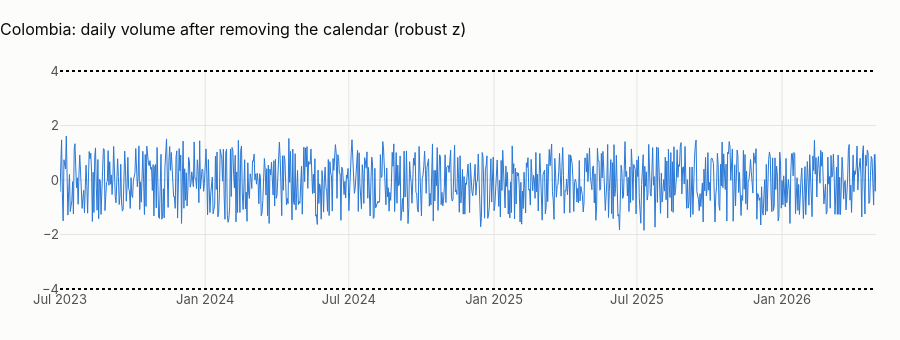

Notebook code for this chart:
### Markdown cell above
## 1 · Abnormal days
Daily transaction counts (local date) are modelled as in notebook 04 (weekday, holiday, long weekend, payday window,
month end, trend; OLS on log counts). A day is abnormal when its residual is more than 4 robust standard deviations
(1.4826 × MAD) from zero: robust, because the abnormal days themselves must not inflate the yardstick.

### Code cell
daily = pl.q("""
    select t.local_date, count(*) as n_tx, sum(t.amount_usd) as usd, any_value(k.iso_weekday) as iso_weekday,
           any_value(k.is_holiday::int) as is_holiday, any_value(k.is_long_weekend::int) as is_long_weekend,
           any_value((coalesce(k.days_since_payday, 99) <= 2)::int) as payday_window,
           any_value(k.is_month_end::int) as is_month_end, any_value(k.holiday_name) as holiday_name
    from main.tx_local t join main.calendar_local k using (local_date) group by 1 order by 1""")
daily["local_date"] = pd.to_datetime(daily.local_date)
daily = daily[(daily.local_date >= "2023-07-01") & (daily.local_date < "2026-05-01")].copy()
daily["log_n"] = np.log(daily.n_tx)
daily["t"] = (daily.local_date - daily.local_date.min()).dt.days / 365.25
m = smf.ols(
    "log_n ~ C(iso_weekday) + is_holiday + is_long_weekend + payday_window + is_month_end + t",
    data=daily,
).fit()
daily["resid"] = m.resid
mad = 1.4826 * np.median(np.abs(daily.resid - daily.resid.median()))
daily["z"] = (daily.resid - daily.resid.median()) / mad
out = daily[daily.z.abs() > 4]
fig = go.Figure()
fig.add_trace(
    go.Scatter(
        x=daily.local_date,
        y=daily.z,
        mode="lines",
        name="robust z of the residual",
        line=dict(width=1),
    )
)
fig.add_trace(
    go.Scatter(x=out.local_date, y=out.z, mode="markers", name="|z| > 4", marker=dict(size=8))
)
fig.add_hline(y=4, line_dash="dot")
fig.add_hline(y=-4, line_dash="dot")
fig.update_layout(
    title=f"{CTRY.name}: daily volume after removing the calendar (robust z)",
    height=340,
    xaxis_title=None,
)
fig.show()
show(
    out[["local_date", "n_tx", "iso_weekday", "holiday_name"]].assign(z=out.z.round(2)),
    paging=False,
)
display(
    Markdown(
        f"**{len(out)} abnormal days in {len(daily):,}** (a normal distribution would give about "
        f"{len(daily) * 6.3e-5:.2f} beyond 4σ). "
        + (
            "None: once weekdays are removed, daily volume is pure noise around a flat level, another sign of a generator "
            "with no shocks (no outages, no payroll days, no Hot Sale or Buen Fin)."
            if not len(out)
            else "Inspect them: a real day like this is an outage, a campaign or a data delivery problem."
        )
    )
)

### Figure 1 — Plotly figure (JSON) as saved in the notebook; plotly's stock layout.template omitted (floating-point values rounded to 4 significant figures; data arrays with more than 128 entries replaced by an {"elided": "..."} marker saying what was removed)
{"data": [{"line": {"width": 1}, "mode": "lines", "name": "robust z of the residual", "type": "scatter", "x": {"elided": "1035 str values"}, "y": {"elided": "1035 float values"}}, {"marker": {"size": 8}, "mode": "markers", "name": "|z| > 4", "type": "scatter", "x": [], "y": []}], "layout": {"height": 340, "shapes": [{"line": {"dash": "dot"}, "type": "line", "x0": 0, "x1": 1, "xref": "x domain", "y0": 4, "y1": 4, "yref": "y"}, {"line": {"dash": "dot"}, "type": "line", "x0": 0, "x1": 1, "xref": "x domain", "y0": -4, "y1": -4, "yref": "y"}], "title": {"text": "Colombia: daily volume after removing the calendar (robust z)"}, "xaxis": {"title": {}}}}
